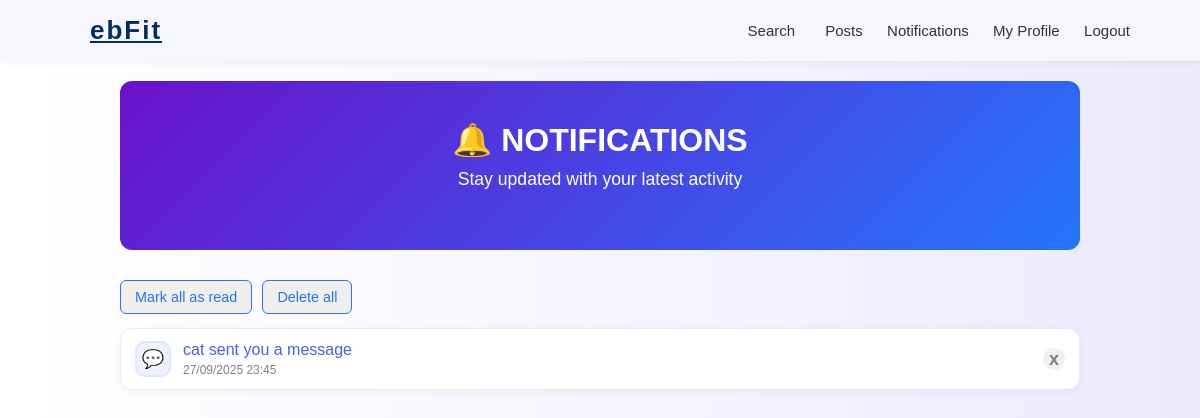
The app's page /notifications (signed in), older data.
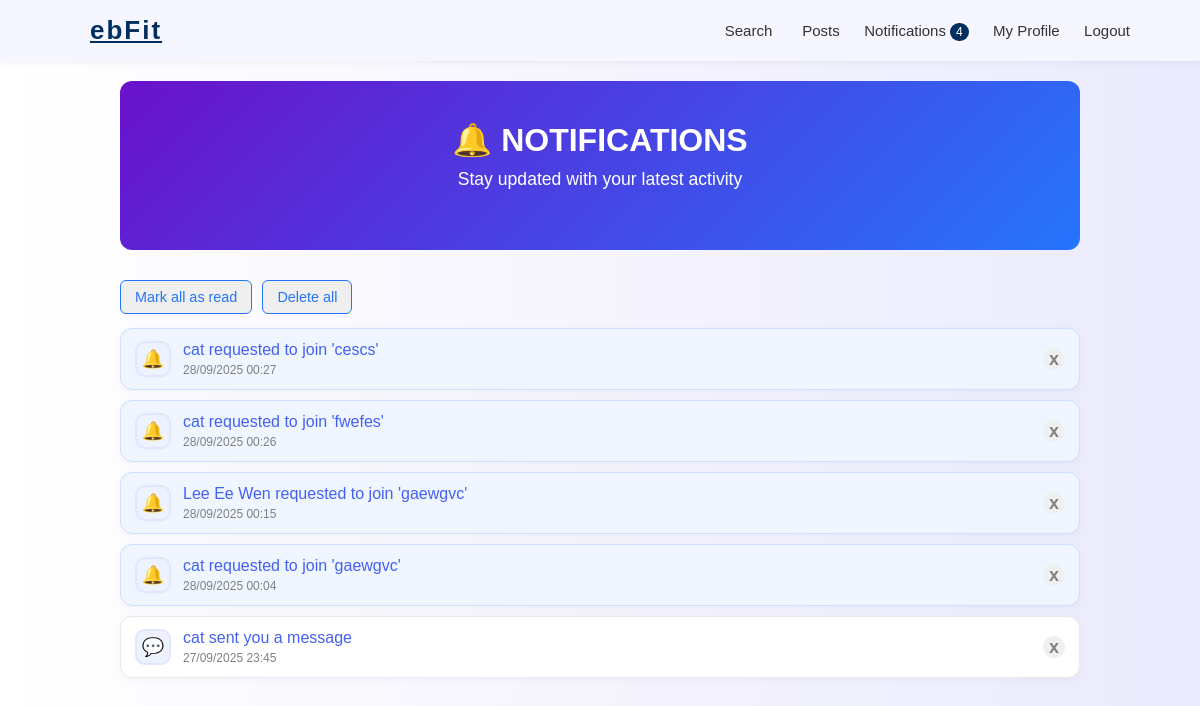
The same page, newer data.
### app.py (models this page shows)
class Notification(db.Model):
    id = db.Column(db.Integer, primary_key=True) #unique ID for each notification
    email = db.Column(db.String(255), db.ForeignKey("users.email"), nullable=False) #user who will receive this notification (linked to User table)
    text = db.Column(db.String(500), nullable=False) #the content/message of the notification
    link = db.Column(db.String(500), nullable=True) #link to redirect when clicking the notifications
    is_read = db.Column(db.Boolean, default=False) #Status: False means unread, True means read
    created_at = db.Column(db.DateTime, default=datetime.utcnow) #Timestamp when the notification is created

### app.py (the view)
@app.route("/notifications")
@login_required
def notifications():
    rows = (
        Notification.query.filter_by(email=current_user.email) # Only this user's notifications
        .order_by(Notification.created_at.desc()) # Newest notification first
        .all()
    )
    for notif in rows:
        if notif.created_at:
            if notif.created_at.tzinfo is None:
                notif.local_time = pytz.utc.localize(notif.created_at).astimezone(MALAYSIA_TZ) # assume UTC to Malaysia time
            else:
                notif.local_time = notif.created_at.astimezone(MALAYSIA_TZ) # convert existing timezone into malaysia time
        else:
            notif.local_time = None
    return render_template("notifications.html", rows=rows) # Render list page

### app.py (called while the page is built)
@app.context_processor
def notif_count():
    if current_user.is_authenticated:
        count = Notification.query.filter_by(email=current_user.email, is_read=False).count()
        return {"unread_count": count}
    return {"unread_count": 0}

@login_manager.user_loader
def load_user(user_id):
    return User.query.filter_by(email=user_id).first()

@app.context_processor
def inject_admin():
    email = session.get("admin_email")
    if email:
        current_admin = Admin.query.get(email)
        return dict(admin=current_admin)
    return dict(admin=None)

### templates/notifications.html (shortened to what this page needs)
{% extends "base.html" %}
{% block content %}
<div class="container">
    <div class="welcome">
        <h1>🔔 Notifications</h1>
        <p>Stay updated with your latest activity</p>
    </div>
        <div class="action-row">
            <form method="post" action="{{ url_for('notifications_read_all') }}">
                <button type="submit" class="btn btn-outline small">Mark all as read</button>
            </form>
            <form method="post" action="{{ url_for('notifications_clear') }}" onsubmit="return confirm('Are you sure you want to delete all notifications?');">
                <button type="submit" class="btn btn-outline small">Delete all</button>
            </form>
        </div>
    {% if rows %}
        <ul class="notifications-list">
            {% for notif in rows %}
                <li class="notification {{'read' if notif.is_read else 'unread'}}">
                    <div class="notif-left">
                        {% set notiftext = (notif.text or '').lower() %}
                        {% if 'message' in notiftext %}
                            <span class="notif-icon" type-message>💬</span>
                        {% elif 'accepted' in notiftext %}
                            <span class="notif-icon type-accepted">✅</span>
                        {% elif 'rejected' in notiftext %}
                            <span class="notif-icon type-rejected">❌</span>
                        {% elif 'password' in notiftext %}
                            <span class="notif-icon type-account">🔐</span>
                        {% else %}
                            <span class="notif-icon type-default">🔔</span>
                        {% endif %}
                        <div class="notif-main">
                            <p class="notif-text">
                                {% if notif.link %}
                                    <a href="{{ url_for('open_notif', notif_id=notif.id) }}">{{ notif.text }}</a>
                                {% else %}
                                    {{ notif.text }}
                                {% endif %}
                            </p>
                            {% if notif.local_time %}
                            <span class="time">
                                {{ notif.local_time.strftime('%d/%m/%Y %H:%M') }}
                            </span>
                            {% endif %}
                        </div>
                    </div>
                    <div class="notif-actions">
                        <form method="post" action="{{ url_for('notifications_delete', notif_id=notif.id) }}">
                            <button type="submit" class="single-delete-btn">x</button>
                        </form>
                    </div>
                </li>
            {% endfor %}
        </ul>
    {% else %}
        <div class="no-notif">
            <p>📭No notifications yet</p>
        </div>
    {% endif %}
</div>
{% endblock %}

### templates/base.html (shortened to what this page needs)
<!DOCTYPE html>
<html lang="en">
<head>
    <link rel="stylesheet" href="{{ url_for('static', filename='style.css') }}">
    <link rel="stylesheet" href="https://cdnjs.cloudflare.com/ajax/libs/font-awesome/6.5.1/css/all.min.css">
</head>
<body class="{% block body_class %}{% if session.get('as_admin', False) %}admin{% else %}user{% endif %}{% endblock %}">
<header>
    <div class="navbar-container">
        <a class="header-logo" href="{{ url_for('home') }}"><span>ebFit</span></a>
        <div class="nav-right">
            {% if current_user.is_authenticated and current_user.role != 'admin' or (current_user.role == 'admin' and not session.get('as_admin', True)) %}
            <div class="navbar-search">
                <details>
                    <summary class="search-toggle">Search</summary>
                </details>
            </div>
            {% endif %}
            {% if current_user.is_authenticated %}
            <nav class="nav-item">
                {% if session.get('as_admin', False) %}
                    <a href="{{ url_for('admin_dashboard') }}">Dashboard</a>
                    <a href="{{ url_for('admin_reports') }}">Reports</a>
                    <a href="{{ url_for('admin_approval') }}">Admin Approvals</a>
                    <a href="{{ url_for('upload_location_csv') }}">Upload Location</a>
                    {% if current_user.role == 'admin' %}
                        <a href="{{ url_for('switch_to_user') }}" class="switch-btn">User Panel</a>
                    {% endif %}
                    <a href="{{ url_for('logout') }}">Logout</a>
                {% else %}
                    <a href="{{ url_for('posts') }}">Posts</a>
                    <a href="{{ url_for('notifications') }}">Notifications
                            {% if unread_count > 0 %}
                                <span class="count">{{ unread_count }}</span>
                            {% endif %}
                    </a>
                    <a href="{{ url_for('profile') }}">My Profile</a>
                    <a href="{{ url_for('logout') }}">Logout</a>
                {% endif %}
            </nav>
            {% else %}
                <nav class="nav-item">
                    <a href="{{ url_for('login') }}">Log In</a>
                    <a href="{{ url_for('register') }}">Register</a>
                </nav>
            {% endif %}
            </div>
        </div>
    </header>
<main>
    {% block content %}{% endblock %}
</main>
</body>
</html>

### static/style.css (style rules this page uses)
.container { max-width: 1000px; margin: 0 auto; padding: 20px; font-family: "Segoe UI", Arial, sans-serif; color: #333; }
.welcome { background: linear-gradient(135deg, #6a11cb, #2575fc); color: white; padding: 40px; border-radius: 12px; text-align: center; margin-bottom: 30px; }
.welcome h1 { font-size: 2rem; margin-bottom: 10px; }
.welcome p { font-size: 1.1rem; margin-bottom: 20px; }
.btn { display: inline-block; padding: 8px 14px; border-radius: 6px; text-decoration: none; font-size: 0.9rem; cursor: pointer; }
.btn-outline { border: 1px solid #2575fc; color: #2575fc; transition: all 0.2s; }
body { font-family: 'Rubik', sans-serif; }
:root { --primary-color: #4460f1; --white-color: #ffffff; --light-text-color: #9398b3; --light-bg-color: #f2f4ff; --dark-color: #333333; --background-color: #fcfcff; }
* { margin:0; padding:0; border: none; outline: none; font-family: 'Rubik', sans-serif; border: none; outline: none; font-family: 'Rubik', sans-serif; }
*,::before,::after { box-sizing:border-box; }
body.user { background: linear-gradient(to right, #ffffff, #ebeafd); }
nav, head-cta { z-index:1; }
header { display: flex; justify-content: space-between; align-items: center; padding-bottom: 20px 0; background-color: rgb(237, 239, 255); }
.header-logo { font-size: 30px; font-weight: 800; letter-spacing: 2px; margin-left: 30px; cursor: pointer; color:#012e60; animation: topIn 1s ease-in-out forwards; opacity: 0; animation-delay: 0.2s; }
.navbar-container { display:flex; align-items: center; justify-content: space-between; padding: 15px 5%; background-color: #f5f6ff; box-shadow: 0 2px 6px rgba(0, 0, 0, 0.05); position: sticky; top: 0; z-index: 1000; width: 100%; }
.header-logo { font-size: 26px; font-weight: 800; color: #012e60; }
.nav-right { display: flex; gap: 10px; align-items: center; }
.nav-item a { text-decoration: none; font-size: 15px; font-weight: 500; color: #333; padding: 6px 10px; border-radius: 6px; transition: color 0.3s, background-color 0.3s; }
.navbar-search { position: relative; display: flex; align-items: center; margin-right:0px; }
.navbar-search summary { list-style: none; cursor: pointer; font-size: 15px; font-weight: 500; color: #333; padding: 6px 10px; border-radius: 6px; transition: color 0.3s, background-color 0.3s; border: none; background: transparent; }
html { scroll-behavior: smooth; }
.post h2, .container h1 { text-transform: uppercase; }
.count { background: #012e60; color: white; font-size: 12px; padding: 2px 6px; border-radius: 12px; }
.action-row { display: flex; align-items: center; gap: 10px; margin-bottom: 14px; }
.single-delete-btn { background: transparent; border: none; color: #999; font-size: 18px; font-weight: bold; line-height: 1; cursor: pointer; padding: 2px 6px; border-radius: 50%; transition: background 0.2s, color 0.2s; }
.single-delete-btn { background: #f0f0f0; color: gray; }
.notifications-list { list-style: none; padding: 0; margin: 10px 0 30px; }
.notifications-list .notification { display: flex; align-items: center; justify-content: space-between; gap: 12px; background: #fff; border: 1px solid #e9e9f3; border-radius: 12px; padding: 12px 14px; margin-bottom: 10px; box-shadow: 0 2px 10px rgba(0,0,0,0.04); word-wrap: break-word; overflow-wrap: break-word; max-width: 100%; }
.notification.unread { background: #f0f6ff; border-color: #cfdfff; }
.notif-left { display: flex; align-items: flex-start; gap: 12px; min-width: 0; }
.notif-icon { width: 36px; height: 36px; min-width: 36px; display: flex; align-items: center; justify-content: center; border-radius: 10px; background: #eef2ff; box-shadow: inset 0 0 0 2px #e1e6ff; font-size: 18px; line-height: 1; }
.notification.read { color: #555; }
.notif-text a { color: var(--primary-color); text-decoration: none; }
.notification .time { display: block; font-size: 12px; color: gray; margin-top: 4px; }
.notif-actions { display: flex; align-items: center; gap: 8px; flex-shrink: 0; }
.notif-actions form { display: inline; }
details > summary { list-style: none; -webkit-appearance: none; appearance: none; }

Row changes from the older to the newer data that the page shows:
added Notification: text "cat requested to join 'cescs'", local_time "28/09/2025 00:27"
added Notification: text "cat requested to join 'fwefes'", local_time "28/09/2025 00:26"
added Notification: text "Lee Ee Wen requested to join 'gaewgvc'", local_time "28/09/2025 00:15"
added Notification: text "cat requested to join 'gaewgvc'", local_time "28/09/2025 00:04"
Text that changed along with them:
{{ unread_count }}: (not shown) → "4"
